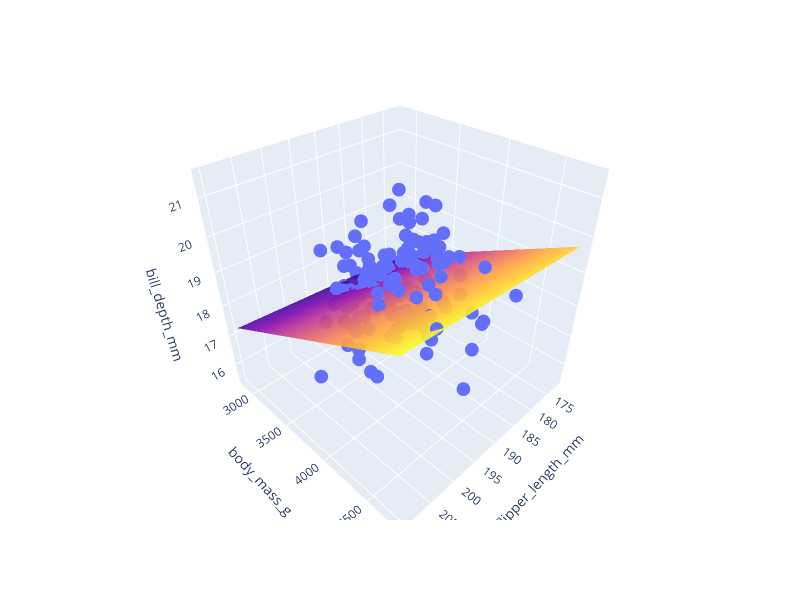

Notebook cell for this chart:
### Markdown cell above
### Visualize the Fit
We can visualize this data in three dimensions, but for many (most) real-world problems this will not be possible (or helpful).

Note: the following code is out of scope for this class. *Exercise: when is this kind of visualization useful? What kind of search terms or LLM prompt might you use to create something like this on your own?*

### Code cell
fig = px.scatter_3d(df, x="flipper_length_mm", y="body_mass_g", z="bill_depth_mm")

# Create a grid of points to evaluate plane
grid_resolution = 2
(u,v) = np.meshgrid(
    np.linspace(df["flipper_length_mm"].min(), df["flipper_length_mm"].max(), grid_resolution),
    np.linspace(df["body_mass_g"].min(), df["body_mass_g"].max(), grid_resolution))
features = pl.DataFrame({"flipper_length_mm": u.flatten(),
                         "body_mass_g": v.flatten()})
# Make predictions at every point on the grid
zs = model.predict(features)

# create the Surface
fig.add_trace(go.Surface(x=u, y=v, z= zs.reshape(u.shape), opacity=0.9, showscale=False))
fig.update_layout(autosize=False, width=800, height=600)

### Figure 1 — Plotly figure (JSON) as saved in the notebook; plotly's stock layout.template omitted (floating-point values rounded to 4 significant figures; data arrays with more than 128 entries replaced by an {"elided": "..."} marker saying what was removed)
{"data": [{"hovertemplate": "flipper_length_mm=%{x}<br>body_mass_g=%{y}<br>bill_depth_mm=%{z}<extra></extra>", "legendgroup": "", "marker": {"color": "#636efa", "symbol": "circle"}, "mode": "markers", "name": "", "scene": "scene", "showlegend": false, "type": "scatter3d", "x": {"elided": "146 float values"}, "y": {"elided": "146 float values"}, "z": {"elided": "146 float values"}}, {"opacity": 0.9, "showscale": false, "type": "surface", "x": [[172.0, 210.0], [172.0, 210.0]], "y": [[2850.0, 2850.0], [4775.0, 4775.0]], "z": [[16.9, 17.28], [19.75, 20.12]]}], "layout": {"autosize": false, "height": 600, "legend": {"tracegroupgap": 0}, "margin": {"t": 60}, "scene": {"domain": {"x": [0, 1], "y": [0, 1]}, "xaxis": {"title": {"text": "flipper_length_mm"}}, "yaxis": {"title": {"text": "body_mass_g"}}, "zaxis": {"title": {"text": "bill_depth_mm"}}}, "width": 800}}
